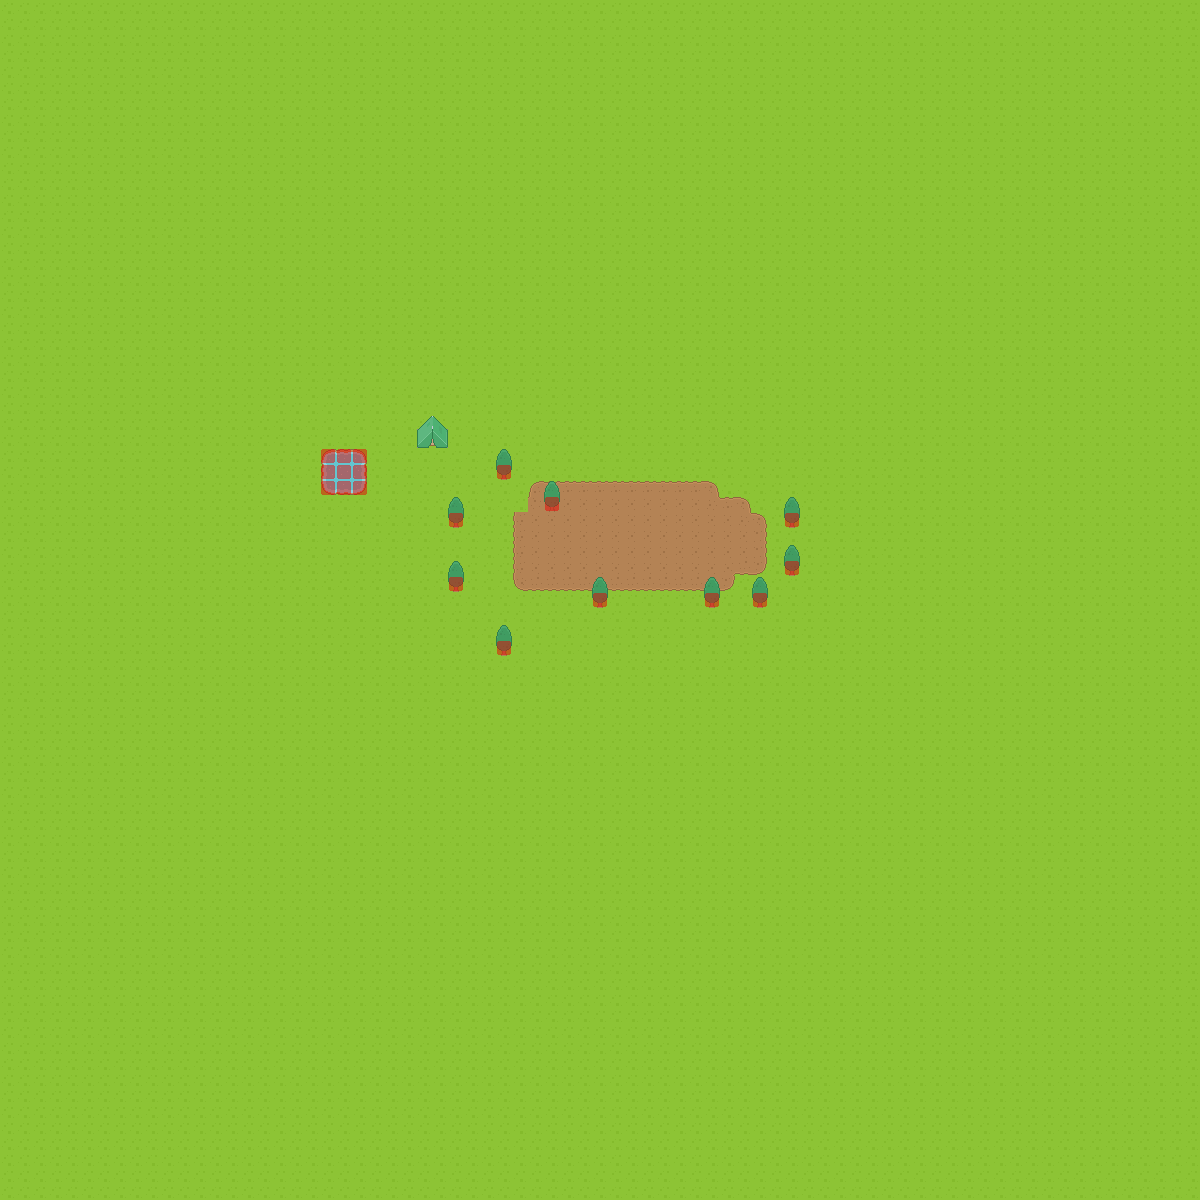

This game map was drawn from its Tiled (.tmx) file and the tilesets committed beside it. A one-line description and the trimmed map source follow:
An orthogonal 75x75 tile map with 16x16 px tiles, 4 tile layers (Grass, Dirt, Object, Collision Layer), 2 tilesets.

<map version="1.2" tiledversion="1.2.4" orientation="orthogonal" renderorder="left-down" width="75" height="75" tilewidth="16" tileheight="16" infinite="0" nextlayerid="7" nextobjectid="1">
 <properties>
  <property name="unity:scale" value=".625" />
 </properties>
 <tileset firstgid="1" source="../../../base tileset.tsx" />
 <tileset firstgid="1768" source="../../../red_collision.tsx" />
 <layer id="1" name="Grass" width="75" height="75">
  <properties>
   <property name="unity:scale" value="0.625" />
  </properties>
  <data>[5625 cells, 5625 non-empty, 10 distinct tile ids]</data>
 </layer>
 <layer id="3" name="Dirt" width="75" height="75">
  <data>[5625 cells, 104 non-empty, 12 distinct tile ids]</data>
 </layer>
 <layer id="4" name="Object" width="75" height="75">
  <properties>
   <property name="unity:sortingLayerName" value="WorldObjects" />
  </properties>
  <data>[5625 cells, 24 non-empty, 6 distinct tile ids]</data>
 </layer>
 <layer id="5" name="Collision Layer" width="75" height="75">
  <data>[5625 cells, 19 non-empty, 1 distinct tile ids]</data>
 </layer>
</map>
